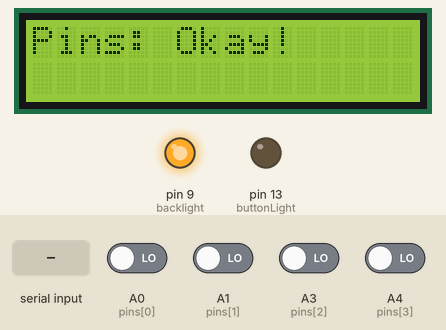
A sketch run on a simulated Arduino Uno, built with avr-gcc and run on an emulated ATmega328P. Parts: 16×2 character LCD, output pins drawn as LEDs (lit = HIGH). The test bench sets the inputs (shaded band); at power-on: A0 (pins[0]), A1 (pins[1]), A3 (pins[2]), A4 (pins[3]) LOW.

Above: at 1.3 s.
At 6.4 s:
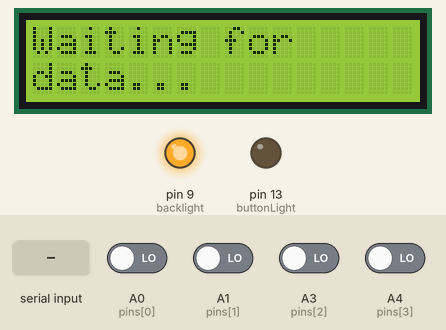
6.5 s: "1\n" received over Serial
At 7.6 s:
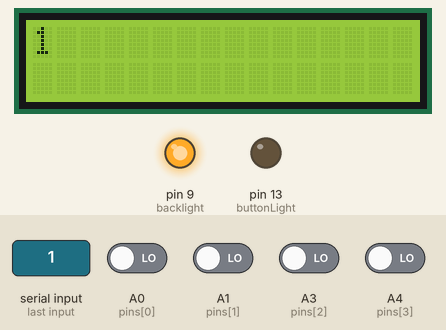
8.1 s: "0\n" received over Serial
At 8.8 s:
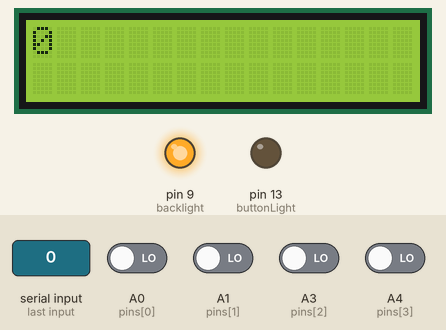
11.8 s: byte 10 ('\n') received over Serial
At 12.8 s:
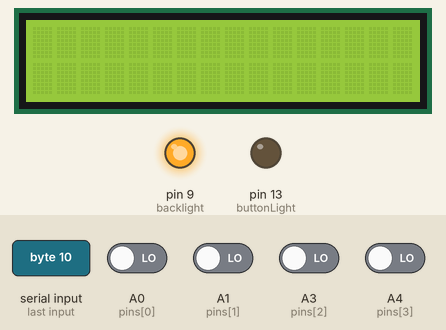
Timing chart, 0 to 14.4 s (numbered marks = the images above; inputs shaded):
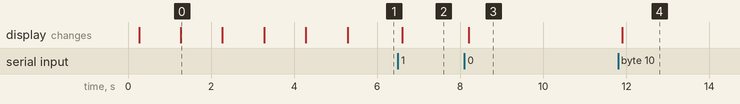

The sketch:

main.ino
```cpp
#include <LiquidCrystal.h>

// initialize the library with the numbers of the interface pins
LiquidCrystal lcd(2, 3, 4, 5, 6, 7);

// initialize some settings
int pins[] = {A0,A1,A3,A4};   // pins used for buttons
int numPins = 4;              // number of buttons
int buttonLight = 13;         // pin for the button LEDs
int backlight = 9;            // pin for the backlight LED
char brightness = 255;        // brightness PWM'd to the backlight and buttons
int writeDelay = 250;         // used after each serial write
int pressDelay = 50;          // used to space out multi-button presses
int baud = 9600;              // baud rate for serial communication
int requestRate = 3000;       // how frequently we should poll the computer for data

// send a value and delay slightly
void writeVal(int val) {
	Serial.println(val);
	delay(writeDelay);
}

// check the button pins and return
// their binary combination
int checkPins() {
	int pressed=0;
	for(int i=0;i<numPins;i++) pressed |= digitalRead(pins[i])<<i;
	return pressed;
}

void setup() {
	// set up the LCD's number of columns and rows
	lcd.begin(16,2);
	delay(200);

	lcd.clear();
	lcd.print("LCD: Okay!");
	delay(1000);

	// set up button pins
	for(int i=0;i<numPins;i++) pinMode(pins[i],INPUT);
	pinMode(buttonLight, OUTPUT);
	pinMode(backlight, OUTPUT);

	analogWrite(buttonLight, brightness);
	analogWrite(backlight, brightness);

	lcd.clear();
	lcd.print("Pins: Okay!");
	delay(1000);

	lcd.clear();
	lcd.print("Starting serial!");
	delay(1000);

	// set up serial
	Serial.begin(baud);
	int y=0;
	while(!Serial) {
		int x=checkPins();
		if(x==0) {
			lcd.clear();
			lcd.print("Waiting for");
			lcd.setCursor(0,1);
			lcd.print("serial");
			y = (y+1)&3;
			int z=y;
			while(z-->0) lcd.print(".");
			delay(250);
		} else {
			lcd.clear();
			lcd.print("Button test: ");
			lcd.print(x);
			delay(250);
		}
	}

	lcd.clear();
	lcd.print("Serial: Okay!");
	delay(1000);

	// tell the user we're okay!
	lcd.clear();
	lcd.print("System: Okay!");
	delay(1000);

	lcd.clear();
	lcd.print("Waiting for");
	lcd.setCursor(0,1);
	lcd.print("data...");
}

void loop() {
	int controlFlag = 0;

	// if we've got datas available...
	if(Serial.available()) {
		// wait for the full message
		delay(100);

		// reset LCD
		lcd.clear();

		// read bytes!
		while(Serial.available()>0) {
			int y=Serial.read();

			// handle characters and control
			if(controlFlag) {
				if(controlFlag & 0x01) {
					brightness = (char)y;
					controlFlag ^= 0x01;
				}
			} else {
				if((char)y=='\b') controlFlag |= 0x01; // incoming brightness
				else if((char)y=='\n') lcd.setCursor(0,1); // newline
				else if((char)y=='\t') break; // end of signal
				else lcd.print((char)y); // print it
			}
		}
	}

	// update backlight brightness
	analogWrite(buttonLight, brightness);
	analogWrite(backlight, brightness);

	// checks buttons and writes their states if any are down
	int x=0;
	checkPins() && (delay(pressDelay),true) && (x=checkPins()) && (writeVal(x),true);
}
```

Measured:
- after the input at 6.5 s, the display: changes after 0.10 s (image 2)
- after the input at 8.1 s, the display: changes after 0.10 s (image 3)
- after the input at 11.8 s, the display: changes after 0.10 s (image 4)
- what the display in image 0 shows lasts 1.0 s, from 1.3 s to 2.3 s
